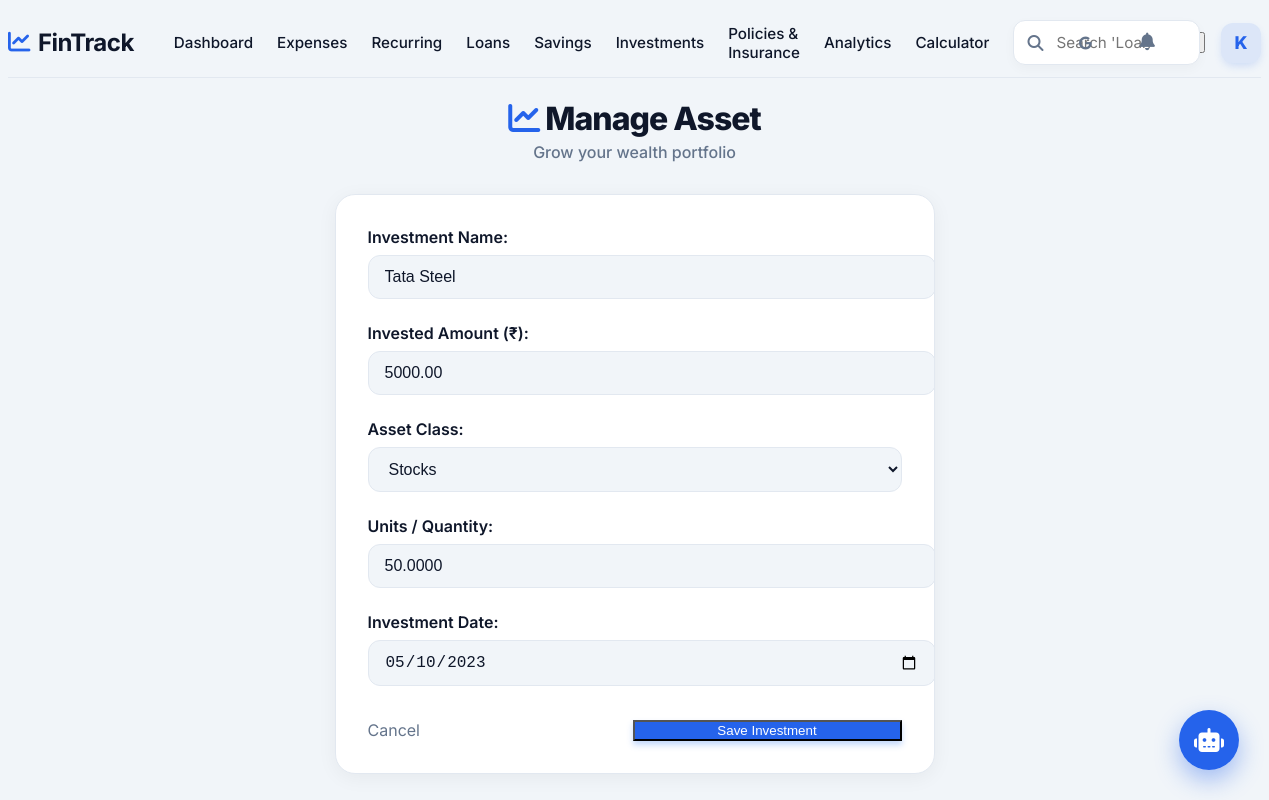
The app's page /investment/edit/23/ (signed in) with its own data.
### core/models.py (models this page shows, shortened)
class Investment(models.Model):
    CATEGORY_CHOICES = [
        ('STK', 'Stocks'),
        ('MF', 'Mutual Funds'),
        ('GLD', 'Gold'),
        ('FD', 'Fixed Deposit'),
        ('RE', 'Real Estate'),
        ('CRY', 'Crypto'),
        ('OTH', 'Other'),
    ]
    name = models.CharField(max_length=100)
    amount = models.DecimalField(max_digits=12, decimal_places=2, help_text="Invested Amount")
    current_value = models.DecimalField(max_digits=12, decimal_places=2, default=0, help_text="Current Market Value")
    quantity = models.DecimalField(max_digits=12, decimal_places=4, default=1.0)
    category = models.CharField(max_length=3, choices=CATEGORY_CHOICES, default='OTH')
    date = models.DateField()
    external_id = models.CharField(max_length=50, blank=True, null=True, unique=True, help_text="ID from external broker")

### core/views.py (the view)
# urls.py: path('investment/edit/<int:pk>/', InvestmentUpdateView.as_view(), name='update_investment'),
class InvestmentUpdateView(LoginRequiredMixin, UpdateView):
    model = Investment
    form_class = InvestmentForm
    template_name = 'core/investment_form.html'
    success_url = reverse_lazy('investment_list')

### core/views.py
class InvestmentForm(forms.ModelForm):
    class Meta:
        model = Investment
        fields = ['name', 'amount', 'category', 'quantity', 'date']
        widgets = {
            'name': forms.TextInput(attrs={'class': 'form-control'}),
            'amount': forms.NumberInput(attrs={'class': 'form-control'}),
            'category': forms.Select(attrs={'class': 'form-control'}),
            'quantity': forms.NumberInput(attrs={'class': 'form-control'}),
            'date': forms.DateInput(attrs={'type': 'date', 'class': 'form-control'}),
        }
        labels = {
            'name': 'Investment Name',
            'amount': 'Invested Amount (₹)',
            'category': 'Asset Class',
            'quantity': 'Units / Quantity',
            'date': 'Investment Date',
        }

### templates/core/investment_form.html (shortened to what this page needs)
{% extends 'base.html' %}
{% load static %}
{% block content %}
<div class="ledger-container" style="max-width: 600px;">
    <div class="ledger-header"
        style="justify-content: center; text-align: center; flex-direction: column; align-items: center;">
        <div class="ledger-title">
            <h1 class="animate-fade-in"><i class="fa-solid fa-chart-line animate-float"
                    style="color: var(--accent-blue);"></i> Manage Asset</h1>
            <div class="ledger-subtitle animate-fade-in animate-delay-1">Grow your wealth portfolio</div>
        </div>
    </div>
    <div class="card-hub animate-fade-in animate-delay-2" style="padding: 32px; margin-top: 20px;">
        <form method="post" style="display: grid; gap: 24px;">
            {% for field in form %}
            <div class="form-group">
                <div style="font-weight: 600; margin-bottom: 8px; color: var(--text-secondary);">
                    {{ field.label_tag }}
                </div>
                {{ field }}
            </div>
            {% endfor %}
            <div style="display: flex; gap: 12px; margin-top: 10px;">
                <a href="{% url 'investment_list' %}" class="btn-ghost"
                    style="flex: 1; justify-content: center;">Cancel</a>
                <button type="submit" class="btn-primary-new" style="flex: 1; justify-content: center;">Save
                    Investment</button>
            </div>
        </form>
    </div>
</div>
{% endblock %}

### templates/base.html (shortened to what this page needs)
{% load static %}
<!DOCTYPE html>
<html lang="en">
<head>
    <link rel="stylesheet" href="https://cdnjs.cloudflare.com/ajax/libs/font-awesome/6.4.0/css/all.min.css">
    <link rel="stylesheet" href="{% static 'css/modern_theme.css' %}">
    <link rel="stylesheet" href="{% static 'css/ledger.css' %}">
</head>
<body data-theme="light">
    <div id="app">
        <main class="main-wrapper" style="margin-left: 0; width: 100%;">
            <div class="navbar-groww">
                <div class="nav-left">
                    <a href="{% url 'home' %}" class="brand-logo-text"
                        style="text-decoration: none; display: flex; align-items: center; gap: 8px;">
                        <i class="fa-solid fa-chart-line" style="color: var(--accent-blue); font-size: 1.4rem;"></i>
                        FinTrack
                    </a>
                    <nav class="nav-links-desktop">
                        <a href="{% url 'home' %}"
                            class="nav-link-item {% if request.resolver_match.url_name == 'home' %}active{% endif %}">Dashboard</a>
                        <a href="{% url 'expense_list' %}"
                            class="nav-link-item {% if request.resolver_match.url_name == 'expense_list' %}active{% endif %}">Expenses</a>
                        <a href="{% url 'recurring_list' %}"
                            class="nav-link-item {% if request.resolver_match.url_name == 'recurring_list' %}active{% endif %}">Recurring</a>
                        <a href="{% url 'loan_list' %}"
                            class="nav-link-item {% if request.resolver_match.url_name == 'loan_list' %}active{% endif %}">Loans</a>
                        <a href="{% url 'saving_list' %}"
                            class="nav-link-item {% if request.resolver_match.url_name == 'saving_list' %}active{% endif %}">Savings</a>
                        <a href="{% url 'investment_list' %}"
                            class="nav-link-item {% if request.resolver_match.url_name == 'investment_list' %}active{% endif %}">Investments</a>
                        <a href="{% url 'policy_list' %}"
                            class="nav-link-item {% if request.resolver_match.url_name == 'policy_list' %}active{% endif %}">Policies
                            & Insurance</a>
                        <a href="{% url 'analytics' %}"
                            class="nav-link-item {% if request.resolver_match.url_name == 'analytics' %}active{% endif %}">Analytics</a>
                        <a href="{% url 'emi_calculator' %}"
                            class="nav-link-item {% if request.resolver_match.url_name == 'emi_calculator' %}active{% endif %}">Calculator</a>
                    </nav>
                </div>
                <div class="search-container-groww">
                    <form action="{% url 'search' %}" method="GET" class="search-input-wrapper" id="globalSearchForm"
                        onsubmit="return handleSmartSearch(event)">
                        <input type="text" name="q" id="globalSearchInput" class="search-input-groww"
                            placeholder="Search 'Loans', 'Investments' or Stocks..." autocomplete="off"
                            style="padding-right: 48px;">
                        <button type="button" class="google-search-btn" onclick="searchGoogle()"
                            title="Search Stocks on Google">
                            <i class="fa-brands fa-google"></i>
                        </button>
                    </form>
                </div>
                <div class="nav-right">
                    <div class="nav-actions">
                        <div style="position: relative;">
                            <button class="nav-icon-btn" id="bellIcon">
                                <i class="fa-solid fa-bell"></i>
                            </button>
                        </div>
                        <button class="theme-toggle" id="themeToggle" title="Toggle Theme">
                        </button>
                        <div class="user-profile-container" style="position: relative;">
                            <div class="user-profile" id="userProfileBtn" style="cursor: pointer;">
                                <div class="avatar">{{ user.username.0|upper }}</div>
                            </div>
                        </div>
                    </div>
                </div>
            </div>
            <div class="content-body">{% block content %}{% endblock %}</div>
        </main>
    </div>
    <div id="chatbot-float-btn" class="chatbot-float-btn">
        <i class="fa-solid fa-robot"></i>
    </div>
</body>
</html>

### static/css/modern_theme.css (style rules this page uses)
:root { --primary-900: #020617; --primary-800: #0f172a; --primary-700: #1e293b; --primary-600: #334155; --accent-blue: #2563eb; --accent-blue-subtle: rgba(37, 99, 235, 0.1); --accent-mint: #10b981; --accent-mint-subtle: rgba(16, 185, 129, 0.1); --accent-coral: #ef4444; --accent-coral-subtle: rgba(239, 68, 68, 0.1); --accent-gold: #f59e0b; --accent-purple: #8b5cf6; --bg-body: #f1f5f9; --bg-card: #ffffff; --bg-glass: rgba(255, 255, 255, 0.9); --bg-sidebar: #0f172a; --text-main: #0f172a; --text-muted: #64748b; --text-on-dark: #f8fafc; --shadow-xs: 0 1px 2px 0 rgb(0 0 0 / 0.05); --shadow-sm: 0 4px 6px -1px rgb(0 0 0 / 0.05), 0 2px 4px -2px rgb(0 0 0 / 0.05); --shadow-md: 0 10px 15px -3px rgb(0 0 0 / 0.08), 0 4px 6px -4px rgb(0 0 0 / 0.04); --shadow-lg: 0 20px 25px -5px rgb(0 0 0 / 0.1), 0 8px 10px -6px rgb(0 0 0 / 0.1); --shadow-glow: 0 0 15px rgba(37, 99, 235, 0.15); --border-light: #e2e8f0; --border-glass: rgba(255, 255, 255, 0.1); --radius-xl: 20px; --radius-lg: 16px; --radius-md: 12px; --radius-sm: 8px; --ease-out: cubic-bezier(0.2, 0.8, 0.2, 1); }
body { background-color: var(--bg-body); color: var(--text-main); font-family: 'Inter', sans-serif; transition: background-color 0.4s var(--ease-out), color 0.4s var(--ease-out); -webkit-font-smoothing: antialiased; }
a { text-decoration: none; color: inherit; }
.nav-icon-btn { position: relative; background: transparent; border: none; color: var(--text-muted); font-size: 1.1rem; cursor: pointer; padding: 8px; border-radius: 50%; transition: var(--trans-fast); }
.main-wrapper { margin-left: 260px; padding: var(--spacing-md) var(--spacing-lg); transition: margin-left var(--trans-smooth); }
.card-hub { background: var(--bg-card); border: 1px solid var(--border-light); border-radius: var(--radius-lg); padding: var(--spacing-md); box-shadow: var(--shadow-sm); transition: transform 0.3s var(--ease-out), box-shadow 0.3s var(--ease-out), border-color 0.3s; position: relative; overflow: hidden; }
.card-hub::before { content: ''; position: absolute; top: 0; left: 0; right: 0; height: 4px; background: linear-gradient(90deg, var(--accent-blue), var(--accent-mint)); opacity: 0; transition: opacity 0.3s; }
.btn-primary-new { background: var(--accent-blue); color: white; box-shadow: 0 4px 6px rgba(59, 130, 246, 0.3); }
.animate-fade-in { animation: fadeInUp 0.6s var(--ease-out) forwards; }
.animate-delay-1 { animation-delay: 0.1s; }
.animate-delay-2 { animation-delay: 0.2s; }
.btn-ghost { background: transparent; color: var(--text-muted); }
.navbar-groww { display: flex; justify-content: space-between; align-items: center; border-bottom: 1px solid var(--border-light); margin-bottom: var(--spacing-lg); background: var(--bg-body); padding: 12px 0; }
.nav-left { display: flex; align-items: center; gap: 40px; }
.brand-logo-text { font-size: 1.5rem; font-weight: 700; color: var(--text-primary); letter-spacing: -0.5px; }
.nav-links-desktop { display: flex; align-items: center; gap: 24px; }
.nav-link-item { text-decoration: none; color: var(--text-secondary); font-weight: 500; font-size: 0.95rem; transition: color 0.2s; display: flex; align-items: center; gap: 4px; }
.nav-right { display: flex; align-items: center; gap: 20px; }
.nav-actions { display: flex; align-items: center; gap: 16px; }
.card-hub { background: var(--bg-card); border-radius: 20px; padding: 24px; box-shadow: 0 4px 6px -1px rgba(0, 0, 0, 0.05), 0 2px 4px -1px rgba(0, 0, 0, 0.03); border: 1px solid var(--border-light); transition: all 0.3s ease; }
.chatbot-float-btn { position: fixed; bottom: 30px; right: 30px; width: 60px; height: 60px; background: linear-gradient(135deg, var(--accent-blue), #2563eb); border-radius: 50%; box-shadow: 0 10px 25px rgba(37, 99, 235, 0.4); display: flex; align-items: center; justify-content: center; color: white; font-size: 1.5rem; cursor: pointer; z-index: 1000; transition: all 0.3s cubic-bezier(0.34, 1.56, 0.64, 1); }

### records on screen
Investment: form "Tata Steel" "5000.00" "Stocks" "50.0000" "05/10/2023"

### other values on screen
{{ user.username.0|upper }} "K"
{{ field.label_tag }} "Investment Name:" "Invested Amount (₹):" "Asset Class:" "Units / Quantity:" "Investment Date:"
